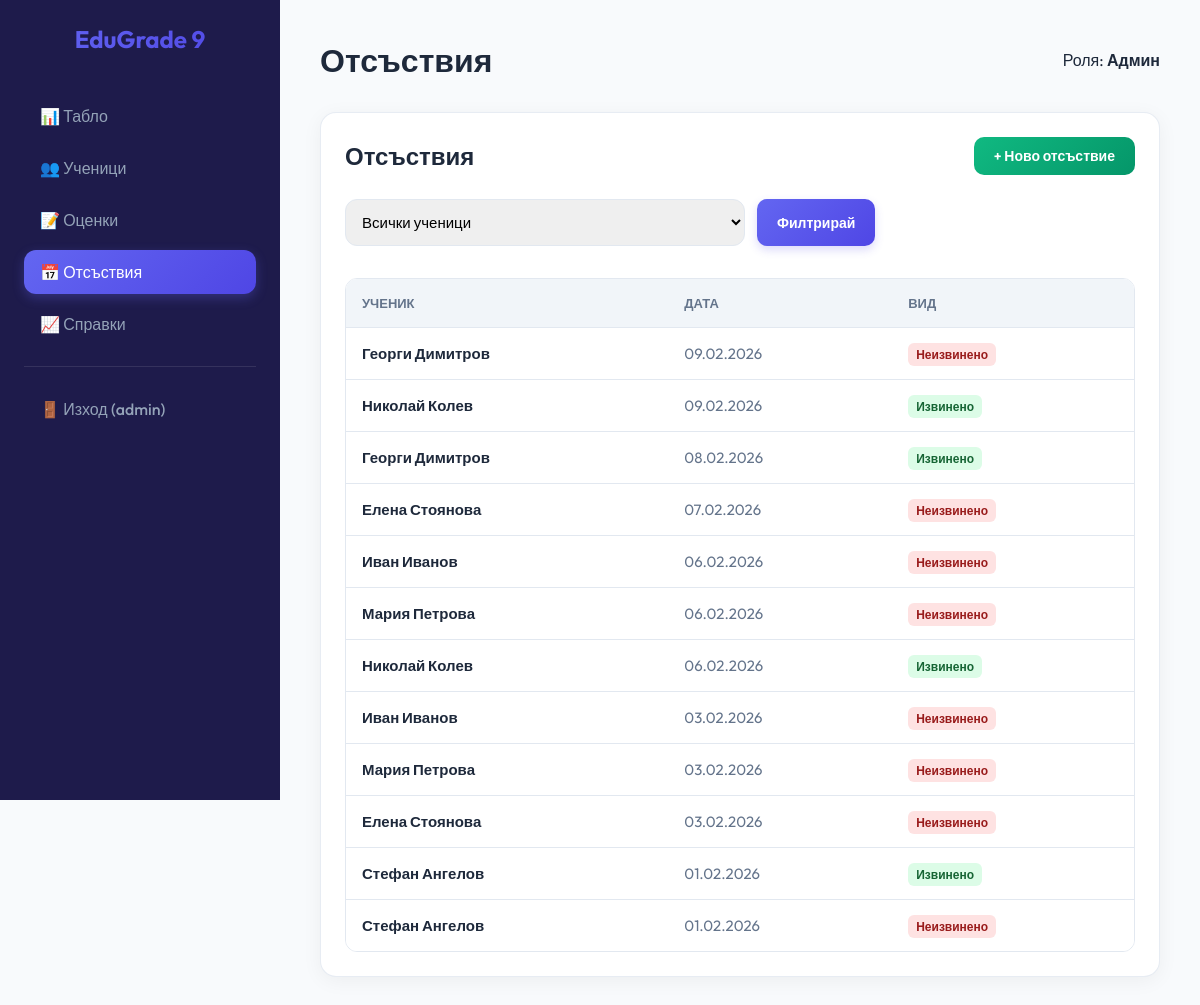
The page /absences/ (signed in) on the database its author committed.
### models.py (models this page shows, shortened)
class User(UserMixin, db.Model):
    __tablename__ = 'users'
    id = db.Column(db.Integer, primary_key=True)
    username = db.Column(db.String(64), unique=True, nullable=False, index=True)
    password_hash = db.Column(db.String(128))
    role = db.Column(db.String(20), nullable=False, default='student') # admin, teacher, student

class Absence(db.Model):
    __tablename__ = 'absences'
    id = db.Column(db.Integer, primary_key=True)
    student_id = db.Column(db.Integer, db.ForeignKey('students.id'), nullable=False)
    date = db.Column(db.Date, default=datetime.utcnow().date())
    type = db.Column(db.String(20), nullable=False) # excused, unexcused

class Student(db.Model):
    __tablename__ = 'students'
    id = db.Column(db.Integer, primary_key=True)
    first_name = db.Column(db.String(64), nullable=False)
    last_name = db.Column(db.String(64), nullable=False)
    student_class = db.Column(db.String(10), nullable=False) # e.g., '9A'
    email = db.Column(db.String(120), unique=True, index=True)
    grades = db.relationship('Grade', backref='student', lazy='dynamic', cascade='all, delete-orphan')
    absences = db.relationship('Absence', backref='student', lazy='dynamic', cascade='all, delete-orphan')

### routes/absences.py (the view)
@absences_bp.route('/')
@login_required
def list_absences():
    student_id = request.args.get('student_id', type=int)
    query = Absence.query
    if student_id:
        query = query.filter_by(student_id=student_id)
    absences = query.order_by(Absence.date.desc()).all()
    students = Student.query.all()
    return render_template('absences/list.html', title='Отсъствия', absences=absences, students=students)

### templates/absences/list.html (shortened to what this page needs)
{% extends 'base.html' %}
{% block content %}
<div class="card">
    <div style="display: flex; justify-content: space-between; align-items: center; margin-bottom: 24px;">
        <h2>Отсъствия</h2>
        {% if current_user.role in ['admin', 'teacher'] %}
        <a href="{{ url_for('absences.add_absence') }}" class="btn btn-success">+ Ново отсъствие</a>
        {% endif %}
    </div>
    <form method="GET" style="display: flex; gap: 12px; margin-bottom: 32px;">
        <select name="student_id"
            style="flex: 1; max-width: 400px; padding: 12px; border-radius: 12px; border: 1px solid #e2e8f0;">
            <option value="">Всички ученици</option>
        </select>
        <button type="submit" class="btn btn-primary">Филтрирай</button>
    </form>
    <div class="table-container">
        <table>
            <thead>
                <tr>
                    <th>Ученик</th>
                    <th>Дата</th>
                    <th>Вид</th>
                </tr>
            </thead>
            <tbody>
                {% for absence in absences %}
                <tr>
                    <td><strong>{{ absence.student.first_name }} {{ absence.student.last_name }}</strong></td>
                    <td style="color: var(--text-muted);">{{ absence.date.strftime('%d.%m.%Y') }}</td>
                    <td>
                        <span class="badge {{ 'badge-success' if absence.type == 'excused' else 'badge-danger' }}">
                            {{ "Извинено" if absence.type == 'excused' else "Неизвинено" }}
                        </span>
                    </td>
                </tr>
                {% endfor %}
            </tbody>
        </table>
    </div>
</div>
{% endblock %}

### templates/base.html (shortened to what this page needs)
<!DOCTYPE html>
<html lang="bg">
<head>
    <link rel="stylesheet" href="{{ url_for('static', filename='css/style.css') }}">
</head>
<body>
    <div class="sidebar">
        <div class="logo">EduGrade 9</div>
        <nav>
            <ul>
                <li><a href="{{ url_for('index') }}" class="{{ 'active' if request.endpoint == 'index' else '' }}">📊
                        Табло</a></li>
                <li><a href="{{ url_for('students.list_students') }}"
                        class="{{ 'active' if 'students' in request.endpoint else '' }}">👥 Ученици</a></li>
                <li><a href="{{ url_for('grades.list_grades') }}"
                        class="{{ 'active' if 'grades' in request.endpoint else '' }}">📝 Оценки</a></li>
                <li><a href="{{ url_for('absences.list_absences') }}"
                        class="{{ 'active' if 'absences' in request.endpoint else '' }}">📅 Отсъствия</a></li>
                <li><a href="{{ url_for('reports.dashboard') }}"
                        class="{{ 'active' if 'reports' in request.endpoint else '' }}">📈 Справки</a></li>
                <hr style="margin: 20px 0; border: none; border-top: 1px solid rgba(255,255,255,0.1);">
                {% if current_user.is_authenticated %}
                <li><a href="{{ url_for('auth.logout') }}">🚪 Изход ({{ current_user.username }})</a></li>
                {% else %}
                <li><a href="{{ url_for('auth.login') }}"
                        class="{{ 'active' if 'auth.login' in request.endpoint else '' }}">🔑 Вход</a></li>
                <li><a href="{{ url_for('auth.register') }}"
                        class="{{ 'active' if 'auth.register' in request.endpoint else '' }}">📝 Регистрация</a></li>
                {% endif %}
            </ul>
        </nav>
    </div>
    <div class="main-content">
        <header>
            <h1>{{ title or "Начало" }}</h1>
            <div class="user-meta">
                {% if current_user.is_authenticated %}
                <span>Роля: <strong>{{ "Админ" if current_user.role == 'admin' else "Учител" if current_user.role ==
                        'teacher' else "Ученик" }}</strong></span>
                {% endif %}
            </div>
        </header>
        {% block content %}{% endblock %}
    </div>
</body>
</html>

### static/css/style.css (style rules this page uses)
:root { --primary-gradient: linear-gradient(135deg, #6366f1 0%, #4f46e5 100%); --secondary-gradient: linear-gradient(135deg, #10b981 0%, #059669 100%); --surface-color: #ffffff; --bg-color: #f8fafc; --text-main: #1e293b; --text-muted: #64748b; --sidebar-color: #1e1b4b; --accent-color: #6366f1; --danger: #ef4444; --warning: #f59e0b; --success: #10b981; --sidebar-width: 280px; --card-shadow: 0 4px 20px rgba(0, 0, 0, 0.05); --border-radius: 16px; }
* { box-sizing: border-box; margin: 0; padding: 0; }
body { font-family: 'Outfit', sans-serif; background-color: var(--bg-color); color: var(--text-main); display: flex; min-height: 100vh; }
.sidebar { width: var(--sidebar-width); height: 100vh; background-color: var(--sidebar-color); color: white; position: fixed; padding: 24px; display: flex; flex-direction: column; z-index: 1000; }
.sidebar .logo { font-size: 24px; font-weight: 700; margin-bottom: 40px; text-align: center; background: var(--primary-gradient); -webkit-background-clip: text; -webkit-text-fill-color: transparent; }
.sidebar nav ul { list-style: none; }
.sidebar nav ul li { margin-bottom: 8px; }
.sidebar nav ul li a { display: flex; align-items: center; padding: 12px 16px; color: #94a3b8; text-decoration: none; border-radius: 12px; transition: all 0.3s ease; font-weight: 500; }
.sidebar nav ul li a:hover, .sidebar nav ul li a.active { background: rgba(99, 102, 241, 0.1); color: white; }
.sidebar nav ul li a.active { background: var(--primary-gradient); color: white; box-shadow: 0 4px 12px rgba(99, 102, 241, 0.3); }
.main-content { margin-left: var(--sidebar-width); padding: 40px; flex: 1; max-width: calc(100% - var(--sidebar-width)); }
header { margin-bottom: 32px; display: flex; justify-content: space-between; align-items: center; }
h1, h2, h3 { font-weight: 700; color: var(--text-main); }
.card { background: var(--surface-color); border-radius: var(--border-radius); padding: 24px; box-shadow: var(--card-shadow); margin-bottom: 24px; border: 1px solid rgba(226, 232, 240, 0.8); transition: transform 0.3s ease; }
.table-container { overflow-x: auto; border-radius: 12px; border: 1px solid #e2e8f0; }
table { width: 100%; border-collapse: collapse; background: white; }
th { background-color: #f1f5f9; padding: 16px; text-align: left; font-size: 13px; font-weight: 600; text-transform: uppercase; color: var(--text-muted); }
td { padding: 16px; border-top: 1px solid #e2e8f0; font-size: 15px; }
.btn { display: inline-flex; align-items: center; justify-content: center; padding: 10px 20px; border-radius: 10px; font-weight: 600; font-size: 14px; cursor: pointer; transition: all 0.3s ease; text-decoration: none; border: none; gap: 8px; }
.btn-primary { background: var(--primary-gradient); color: white; box-shadow: 0 4px 10px rgba(79, 70, 229, 0.2); }
.btn-success { background: var(--secondary-gradient); color: white; }
input[type="text"], input[type="password"], input[type="email"], select, input[type="number"], input[type="date"] { width: 100%; padding: 12px 16px; border-radius: 10px; border: 1px solid #e2e8f0; font-family: inherit; font-size: 15px; transition: all 0.3s ease; }
.badge { padding: 4px 8px; border-radius: 6px; font-size: 12px; font-weight: 600; }
.badge-success { background: #dcfce7; color: #166534; }
.badge-danger { background: #fee2e2; color: #991b1b; }

### rows shown on the page
User: username "admin", role "Админ"
Absence: student.first_name "Георги", student.last_name "Димитров", date "09.02.2026", type "Неизвинено"
Absence: student.first_name "Николай", student.last_name "Колев", date "09.02.2026", type "Извинено"
Absence: student.first_name "Георги", student.last_name "Димитров", date "08.02.2026", type "Извинено"
Absence: student.first_name "Елена", student.last_name "Стоянова", date "07.02.2026", type "Неизвинено"
Absence: student.first_name "Иван", student.last_name "Иванов", date "06.02.2026", type "Неизвинено"
Absence: student.first_name "Мария", student.last_name "Петрова", date "06.02.2026", type "Неизвинено"
Absence: student.first_name "Николай", student.last_name "Колев", date "06.02.2026", type "Извинено"
Absence: student.first_name "Иван", student.last_name "Иванов", date "03.02.2026", type "Неизвинено"
Absence: student.first_name "Мария", student.last_name "Петрова", date "03.02.2026", type "Неизвинено"
Absence: student.first_name "Елена", student.last_name "Стоянова", date "03.02.2026", type "Неизвинено"
Absence: student.first_name "Стефан", student.last_name "Ангелов", date "01.02.2026", type "Извинено"
Absence: student.first_name "Стефан", student.last_name "Ангелов", date "01.02.2026", type "Неизвинено"

### other values the page prints
{{ title or "Начало" }} "Отсъствия"
